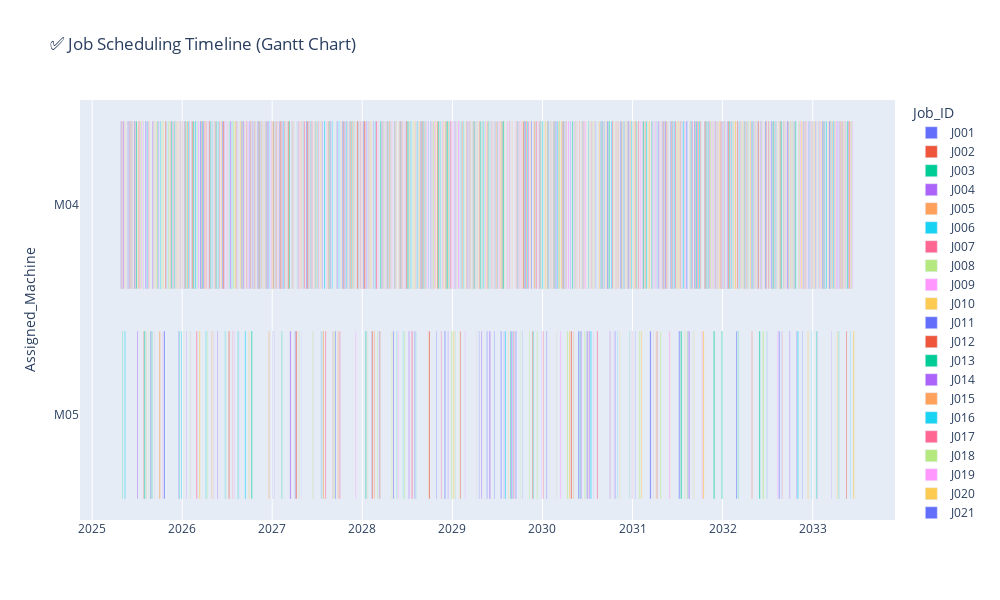

Notebook code for this chart:
### Markdown cell above
Gantt Chart for Job Scheduling Timeline

### Code cell
import plotly.express as px

# Gantt Chart for Scheduled Jobs
def create_gantt_chart(schedule_df):
    chart_df = schedule_df.copy()
    chart_df['Duration_Hours'] = (chart_df['Estimated_Completion_Time'] - chart_df['Scheduled_Start']).dt.total_seconds() / 3600
    
    fig = px.timeline(chart_df,
                      x_start="Scheduled_Start",
                      x_end="Estimated_Completion_Time",
                      y="Assigned_Machine",
                      color="Job_ID",
                      title="✅ Job Scheduling Timeline (Gantt Chart)",
                      hover_name="Job_ID")
    
    fig.update_yaxes(autorange="reversed")  # Machines in logical top-down order
    fig.update_layout(height=600, width=1000)

    fig.show()

# Show Gantt Chart
create_gantt_chart(rl_schedule_df)
